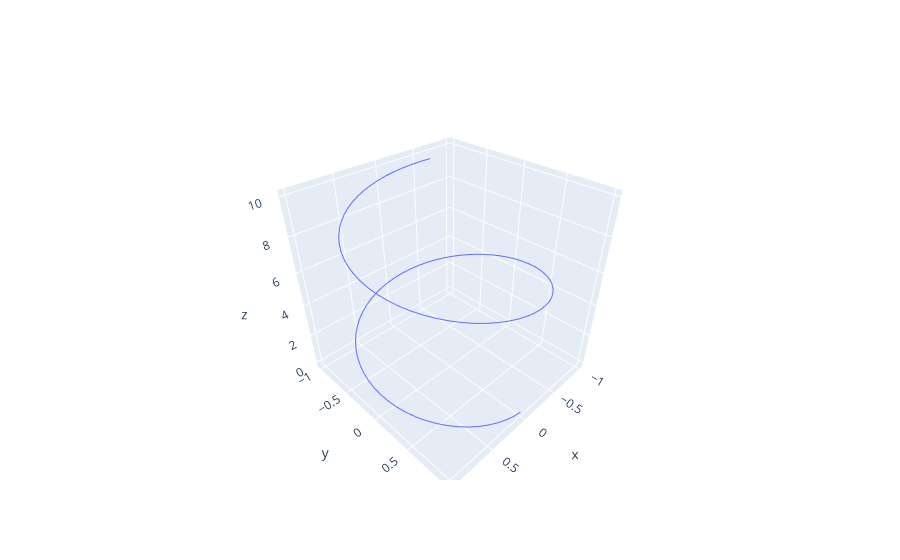

Notebook cell for this chart:
### Code cell
import numpy as np
import plotly.graph_objects as go

t = np.linspace(0, 10, 100)
x = np.sin(t)
y = np.cos(t)
z = t
lin_plot = go.Figure(data = [go.Scatter3d(x=x, y=y, z=z, mode = 'lines')])
lin_plot.show()
